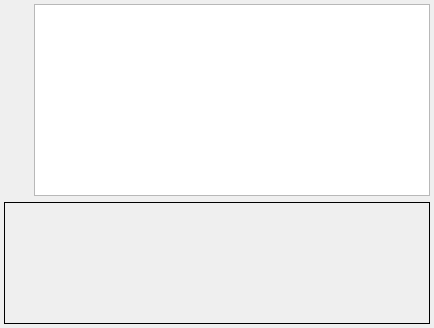
<?xml version="1.0" encoding="UTF-8"?>
<ui version="4.0">
 <class>StatsGenMDFWidget</class>
 <widget class="QWidget" name="StatsGenMDFWidget">
  <property name="geometry">
   <rect>
    <x>0</x>
    <y>0</y>
    <width>434</width>
    <height>328</height>
   </rect>
  </property>
  <property name="windowTitle">
   <string>Form</string>
  </property>
  <layout class="QGridLayout" name="gridLayout">
   <property name="leftMargin">
    <number>4</number>
   </property>
   <property name="topMargin">
    <number>4</number>
   </property>
   <property name="rightMargin">
    <number>4</number>
   </property>
   <property name="bottomMargin">
    <number>4</number>
   </property>
   <property name="spacing">
    <number>6</number>
   </property>
   <item row="0" column="1">
    <widget class="QTableView" name="m_MDFTableView">
     <property name="sizePolicy">
      <sizepolicy hsizetype="Expanding" vsizetype="Preferred">
       <horstretch>10</horstretch>
       <verstretch>0</verstretch>
      </sizepolicy>
     </property>
     <property name="minimumSize">
      <size>
       <width>300</width>
       <height>0</height>
      </size>
     </property>
     <property name="verticalScrollMode">
      <enum>QAbstractItemView::ScrollPerPixel</enum>
     </property>
     <property name="horizontalScrollMode">
      <enum>QAbstractItemView::ScrollPerPixel</enum>
     </property>
     <property name="cornerButtonEnabled">
      <bool>false</bool>
     </property>
    </widget>
   </item>
   <item row="0" column="0">
    <layout class="QVBoxLayout" name="verticalLayout" stretch="0,0,0,0,0">
     <property name="spacing">
      <number>6</number>
     </property>
     <property name="sizeConstraint">
      <enum>QLayout::SetMinAndMaxSize</enum>
     </property>
     <item>
      <widget class="QPushButton" name="addMDFRowBtn">
       <property name="minimumSize">
        <size>
         <width>24</width>
         <height>24</height>
        </size>
       </property>
       <property name="maximumSize">
        <size>
         <width>24</width>
         <height>24</height>
        </size>
       </property>
       <property name="toolTip">
        <string>Add MDF Weight</string>
       </property>
       <property name="text">
        <string/>
       </property>
       <property name="icon">
        <iconset resource="../../../../../Resources/icons/images/Icons.qrc">
         <normaloff>:/add.png</normaloff>:/add.png</iconset>
       </property>
       <property name="iconSize">
        <size>
         <width>24</width>
         <height>24</height>
        </size>
       </property>
       <property name="flat">
        <bool>true</bool>
       </property>
      </widget>
     </item>
     <item>
      <widget class="QPushButton" name="deleteMDFRowBtn">
       <property name="sizePolicy">
        <sizepolicy hsizetype="Fixed" vsizetype="Fixed">
         <horstretch>0</horstretch>
         <verstretch>0</verstretch>
        </sizepolicy>
       </property>
       <property name="minimumSize">
        <size>
         <width>24</width>
         <height>24</height>
        </size>
       </property>
       <property name="maximumSize">
        <size>
         <width>24</width>
         <height>24</height>
        </size>
       </property>
       <property name="toolTip">
        <string>Delete MDF Weight</string>
       </property>
       <property name="text">
        <string/>
       </property>
       <property name="icon">
        <iconset resource="../../../../../Resources/icons/images/Icons.qrc">
         <normaloff>:/delete2.png</normaloff>:/delete2.png</iconset>
       </property>
       <property name="iconSize">
        <size>
         <width>24</width>
         <height>24</height>
        </size>
       </property>
       <property name="flat">
        <bool>true</bool>
       </property>
      </widget>
     </item>
     <item>
      <widget class="QPushButton" name="loadMDFBtn">
       <property name="sizePolicy">
        <sizepolicy hsizetype="Maximum" vsizetype="Fixed">
         <horstretch>0</horstretch>
         <verstretch>0</verstretch>
        </sizepolicy>
       </property>
       <property name="minimumSize">
        <size>
         <width>24</width>
         <height>24</height>
        </size>
       </property>
       <property name="maximumSize">
        <size>
         <width>24</width>
         <height>24</height>
        </size>
       </property>
       <property name="toolTip">
        <string>Import MDF data from a file.</string>
       </property>
       <property name="text">
        <string/>
       </property>
       <property name="icon">
        <iconset resource="../../../../../Resources/icons/images/Icons.qrc">
         <normaloff>:/folder_out@2x.png</normaloff>:/folder_out@2x.png</iconset>
       </property>
       <property name="iconSize">
        <size>
         <width>24</width>
         <height>24</height>
        </size>
       </property>
       <property name="flat">
        <bool>true</bool>
       </property>
      </widget>
     </item>
     <item>
      <widget class="QPushButton" name="m_MDFUpdateBtn">
       <property name="sizePolicy">
        <sizepolicy hsizetype="Maximum" vsizetype="Fixed">
         <horstretch>0</horstretch>
         <verstretch>0</verstretch>
        </sizepolicy>
       </property>
       <property name="minimumSize">
        <size>
         <width>24</width>
         <height>24</height>
        </size>
       </property>
       <property name="maximumSize">
        <size>
         <width>24</width>
         <height>24</height>
        </size>
       </property>
       <property name="toolTip">
        <string>Refresh MDF Plot</string>
       </property>
       <property name="text">
        <string/>
       </property>
       <property name="icon">
        <iconset resource="../../../../../Resources/icons/images/Icons.qrc">
         <normaloff>:/refresh@2x.png</normaloff>:/refresh@2x.png</iconset>
       </property>
       <property name="iconSize">
        <size>
         <width>24</width>
         <height>24</height>
        </size>
       </property>
       <property name="default">
        <bool>false</bool>
       </property>
       <property name="flat">
        <bool>true</bool>
       </property>
      </widget>
     </item>
     <item>
      <spacer name="verticalSpacer">
       <property name="orientation">
        <enum>Qt::Vertical</enum>
       </property>
       <property name="sizeType">
        <enum>QSizePolicy::Preferred</enum>
       </property>
       <property name="sizeHint" stdset="0">
        <size>
         <width>5</width>
         <height>10</height>
        </size>
       </property>
      </spacer>
     </item>
    </layout>
   </item>
   <item row="2" column="0" colspan="2">
    <widget class="QwtPlot" name="m_MDFPlot">
     <property name="sizePolicy">
      <sizepolicy hsizetype="Expanding" vsizetype="Expanding">
       <horstretch>0</horstretch>
       <verstretch>3</verstretch>
      </sizepolicy>
     </property>
     <property name="styleSheet">
      <string notr="true">QwtPlot
{
background-color: rgb(0, 0, 0);
}</string>
     </property>
     <property name="frameShape">
      <enum>QFrame::Box</enum>
     </property>
    </widget>
   </item>
  </layout>
 </widget>
 <customwidgets>
  <customwidget>
   <class>QwtPlot</class>
   <extends>QFrame</extends>
   <header>qwt_plot.h</header>
   <container>1</container>
  </customwidget>
 </customwidgets>
 <resources>
  <include location="../../../../../Resources/icons/images/Icons.qrc"/>
 </resources>
 <connections/>
</ui>
